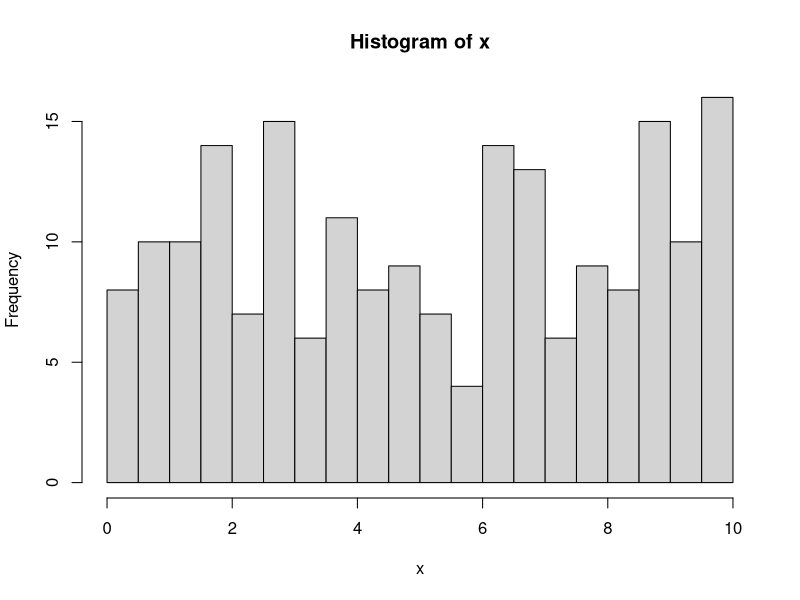

Write the R code that produced this figure.
# Variability

# Range of Data
  # Minimum to Maximum value = the range
x = runif(200,0,10)
x
hist(x, breaks = 20)
  # Range of data
minimum_val = min(x)
maximum_val = max(x)
minimum_val
maximum_val

range = max(x) - min(x)
range

# Quartiles and Interquartile range

FirstQuartileLocation = length(x)*0.25
FirstQuartileLocation

ThirdQuartileLocation = length(x)*.75
ThirdQuartileLocation

sort_x = sort(x)
sort_x

q1 = sort_x[FirstQuartileLocation]
q3 = sort_x[ThirdQuartileLocation]

  # Interquartile range = q3-q1
iqr = q3-q1
iqr

q60_location = length(x)*0.6 # finding the 60th percentile
sort_x[q60_location]

# Standard deviation and variance

M = mean(x)
M

deviation = x - M
deviation

square.deviation = deviation^2
square.deviation

n = length(x)
variance = sum(square.deviation)/(n-1)
variance

  # To get the standard deviation we take square root of variance
std = sqrt(variance)
std

std.simplified = sqrt(sum((x-M)^2)/(n-1))

# Percentiles 
q80_location = length(x)*0.8
sorted_x = sort(x)
sorted_x[q80_location]

  # If a value is given(I need to rank percentile of data before this point)

value_given = 6.063393883
x[x < value_given] # indexing all the values
mean(x < value_given) # this shows what % of data lies before the given value


# Z-score = (value - mean)/standard deviation

  # variance = sqrt(sum((x-M)^2)/(n-1))
x[46]
z = (x[46] - M)/std
z














